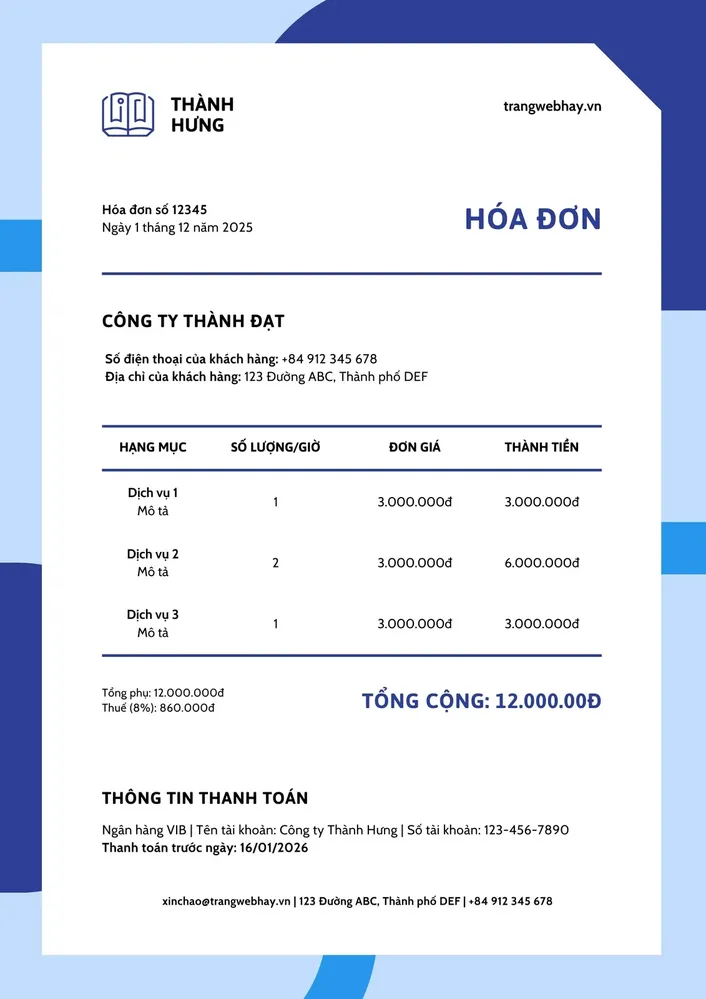
#> input picture 1131w-Ks9pl47qmWo.webp, 706 x 999 px, shrunk from 1131 x 1600 before the run
$ python scan_processor.py
#> lines starting #> are read from the running program, lines starting #| are printed output that depends on the picture
import os
import re
from PIL import Image, ImageEnhance
import pytesseract

# ---------------------------------------------------------
# CẤU HÌNH ĐƯỜNG DẪN TESSERACT (Sửa lại nếu máy bạn cài ở ổ khác)
# ---------------------------------------------------------
pytesseract.pytesseract.tesseract_cmd = r"C:\Program Files\Tesseract-OCR\tesseract.exe"

def extract_raw_text(image_path):
    """
    Bước 1: Đọc ảnh, tăng cường độ tương phản và ép Tesseract
    đọc theo từng hàng ngang (PSM 6) để giữ cấu trúc.
    """
#> called with image_path = '1131w-Ks9pl47qmWo.webp'
    print(f"⏳ Đang xử lý ảnh: {image_path}...")
    if not os.path.exists(image_path):
        return None

    # Chuyển ảnh sang đen trắng và tăng tương phản gấp 2.5 lần
    img = Image.open(image_path).convert('L')
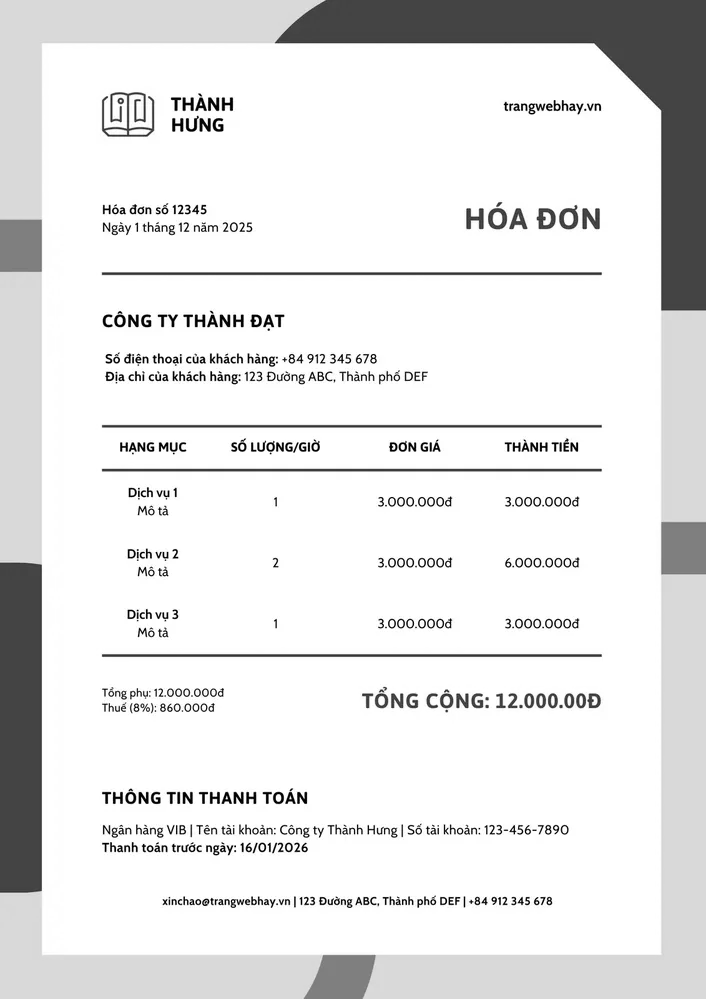
#> img: PIL image 706x999 L; min 0, max 255, mean 229.2
    img = ImageEnhance.Contrast(img).enhance(2.5)
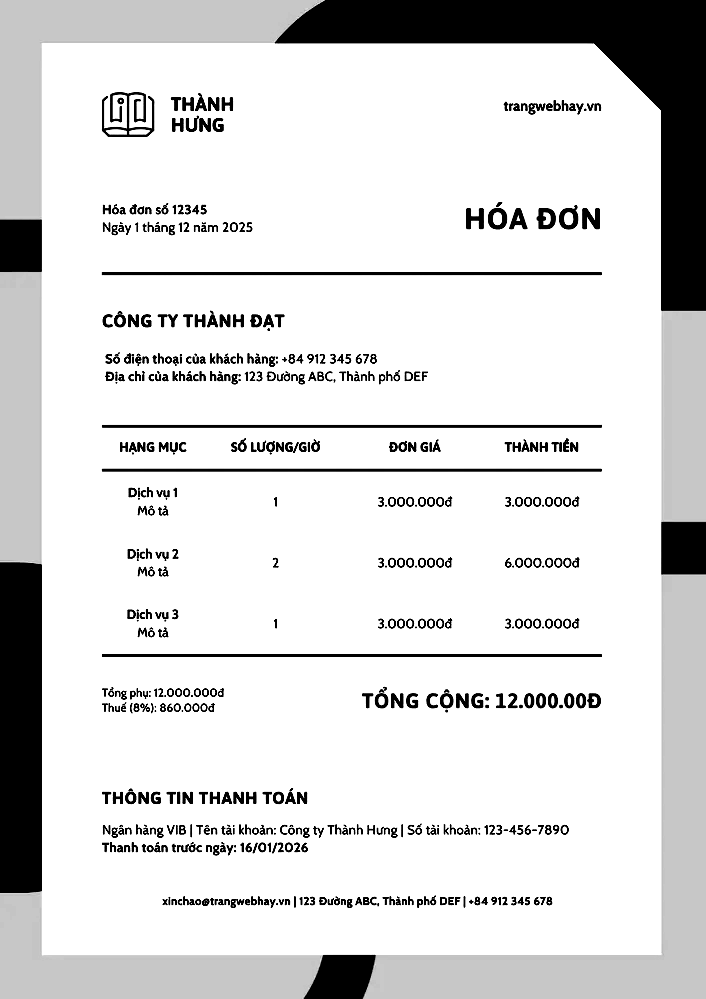
#> img: PIL image 706x999 L; min 0, max 255, mean 218.6

    # Cấu hình PSM 6 (Đọc theo khối ngang) và ngôn ngữ Việt + Anh
    custom_config = r'--psm 6 -l vie+eng'

    # Trích xuất ra văn bản thô
    raw_text = pytesseract.image_to_string(img, config=custom_config)
    return raw_text

def parse_invoice_data(raw_text):
    """
    Bước 2: Sử dụng Regex để quét và bóc tách các trường thông tin
    có giá trị từ đống văn bản thô.
    """
    data = {
        "invoice_number": None,
        "created_date": None,
        "customer_phone": None,
        "total_amount": None,
        "bank_account": None
    }

    # 1. Tìm số hóa đơn (Mẫu: "Hóa đơn số 12345")
    invoice_num_match = re.search(r"Hóa\s*đơn\s*số\s*[:\s]*(\d+)", raw_text, re.IGNORECASE)
    if invoice_num_match:
        data["invoice_number"] = invoice_num_match.group(1)

    # 2. Tìm ngày tháng (Mẫu: "Ngày 1 tháng 12 năm 2025")
    date_match = re.search(r"Ngày\s*(\d+)\s*tháng\s*(\d+)\s*năm\s*(\d+)", raw_text, re.IGNORECASE)
    if date_match:
        data["created_date"] = f"{date_match.group(1)}/{date_match.group(2)}/{date_match.group(3)}"

    # 3. Tìm số điện thoại (+84 912 345 678 hoặc 0912...)
    phone_match = re.search(r"(?:\+84|0)\s*\d{2,4}\s*\d{3}\s*\d{3,4}", raw_text)
    if phone_match:
        # Xóa khoảng trắng thừa trong số điện thoại
        data["customer_phone"] = phone_match.group(0).replace(" ", "")

    # 4. Tìm tổng tiền (Mẫu: "TỔNG CỘNG: 12.000.000Đ")
    total_match = re.search(r"TỔNG\s*CỘNG\s*[:\s]*([\d\.,]+)", raw_text, re.IGNORECASE)
    if total_match:
        data["total_amount"] = total_match.group(1)

    # 5. Tìm số tài khoản ngân hàng (Mẫu: "Số tài khoản: 123-456-7890")
    stk_match = re.search(r"Số\s*tài\s*khoản\s*[:\s]*([\d-]+)", raw_text, re.IGNORECASE)
    if stk_match:
        data["bank_account"] = stk_match.group(1)

    return data

def process_single_invoice(image_path):
    """Hàm chạy luồng xử lý chính"""
    print("-" * 50)
    # Bước 1: Lấy Text
    raw_text = extract_raw_text(image_path)

    if not raw_text:
        print("❌ Lỗi: Không thể đọc được file ảnh.")
        return

    # Bước 2: Bóc tách Data
    parsed_data = parse_invoice_data(raw_text)

    # Bước 3: Hiển thị kết quả chuẩn JSON/Dictionary
    print("\n✅ KẾT QUẢ BÓC TÁCH DỮ LIỆU:")
    print("-" * 50)
    for key, value in parsed_data.items():
        # Định dạng in ra cho đẹp mắt
        print(f"{key:<18}: {value if value else 'Không tìm thấy'}")
    print("-" * 50)

if __name__ == "__main__":
    # Đảm bảo file ảnh image_e9b39f.jpg nằm cùng thư mục với file code này
    test_image_path = "1131w-Ks9pl47qmWo.webp"
    process_single_invoice(test_image_path)
#> (the call stopped at in extract_raw_text, `raw_text = pytesseract.image_to_string(img, config=custom_config)`: pytesseract is not available in this run)
